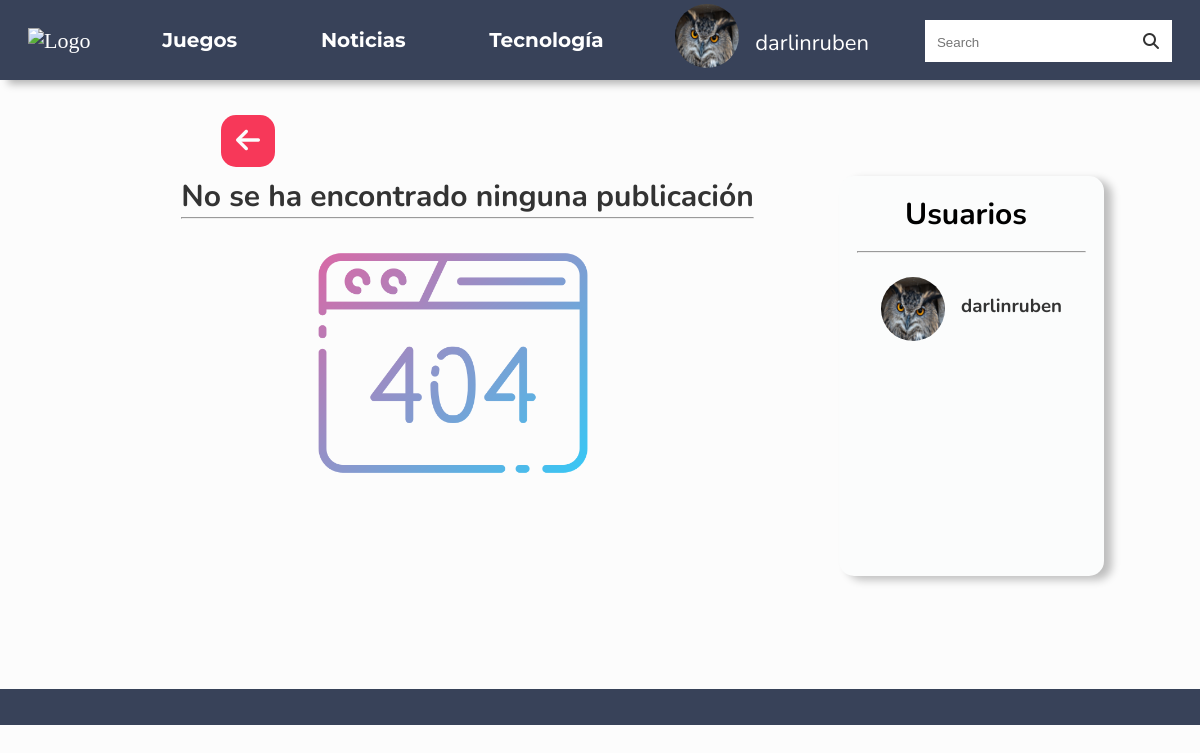
The page /Juegos (signed in) on the database its author committed.
### blog/models.py (models this page shows, shortened)
class profile(models.Model):
    user = models.ForeignKey(
        User, on_delete=models.CASCADE, null=True, blank=True, related_name='perfil')
    image = models.ImageField(default='buo.jpg',)

### blog/views.py (the view)
def Juego(request):
    search = request.GET.get('search')
    if search:
        post = PostBLog.objects.filter(
            Q(title__icontains=search) | Q(descriction__icontains=search)
        ).distinct()
    else:
        post = PostBLog.objects.filter(
            complete=True, tipo='juegos').order_by('-data')
        paginator = Paginator(post, 5)
        page = request.GET.get('page')
        post = paginator.get_page(page)
    return render(request, 'index.html', {'post': post, 'user': profile.objects.all(),
                                          'form': FormComentarios,
                                          'coment': Cometarios.objects.all().order_by('-data')})

### blog/templates/index.html (shortened to what this page needs)
{% load static %}
{% load  humanize %}
<!DOCTYPE html>
<html lang="en">
  <head>
    <link rel="stylesheet" href="{% static 'CSS/index.css' %}">
    <link rel="stylesheet" href="{% static 'CSS/navbar.css' %}" />
  </head>
  <body>
<header>
  <nav>
    <ul class="menu1">
      <li><a href="/" style="
        text-decoration: none; color: #fff; font-size: 22px;
        font-family: "Montserrat", sans-serif;
        "><img src="#" alt="Logo"></a>
      </li>
      <li>
        <a href="Juegos" class="opc1">Juegos</a>
      </li>
      <li>
        <a href="Noticias" class="opc1">Noticias</a>
      </li>
      <li>
        <a href="Tegnologia" class="opc1">Tecnología</a>
      </li>
      <div style="display: flex" class="buscar">
        {% if request.user.is_authenticated %}
        <div class="User">
          {% for k in user %}
          {% if request.user == k.user %}
            <a href="{% url 'Editar_perfil' k.id %}" title="Cambiar Imagen">
            <img src="{{k.image.url}}" alt="User" id="imagen_perfil">
            <p>{{k.user}}</p>
            </a>
          {% endif %}
          {% endfor %}
        </div>
        {% else %}
        <li style="cursor:pointer ">
          <img src="{% static 'img/user.png' %}" alt="Login" class="login" style="width: 3rem; position: relative; bottom: 0.8rem; border-radius: 100%;" title="Iniciar sección" >
        </li>
        {% endif %}
        <li>
          <form action="" method="get">
            <input type="search" placeholder="Search" name="search"  value="{{request.GET.search}}"/>
            <button type="submit">
              <i class="fa-solid fa-magnifying-glass"></i>
            </button>
          </form>
        </li>
      </div>
    </ul>
  </nav>
  </header>
    <main class="container">
      <section>
        {% if post %}
          {% for i in post %}
          <div class="Blogpost">
            {% for j in user %}
              {% if i.user == j.user %}
                <div class="perfil" style="display:flex ;">
                  <img src="{{j.image.url}}" alt="">
                  <div class="datos">
                    <h1>{{ j.user }}</h1>
                    <p>{{ i.tipo }}</p>
                    <p>{{ i.data |naturaltime }}</p>
                  </div>
                </div>
              {% endif %}
            {% endfor %}
            <h3>{{ i.title }}</h3>
            <hr>
              {% if i.descriction|length > 150 %}
                <p class="vista1">{{ i.descriction | truncatechars:150 }}
                  <a href="#" style="color:#f73859;" class="ver_mas">Ver Mas</a>
                </p>
                <p class="vista_compl" style="display: none;">{{i.descriction}}<a href="#" style="color:#f73859;" class="ver_menos">Ocultar texto</a></p>
              {% else %}
              <p class="vista2">{{ i.descriction}}</p>
              {% endif %}
              {% if i.img %}
                <img src="{{ i.img.url }}" alt="imagen" class="imagen" />
              {% else %}
                <img src="#" alt="" style="display:none" />
              {% endif %}
              <div class="Comentairos active" id="{{i.id}}">
                {% for comments in coment %}
                  {% if i  == comments.post%}
                  <div class="comment">
                    {%for use in user %}
                    {%if comments.author == use.user %}
                      <div class="user_comment">
                        <img src ="{{use.image.url}}" alt="imagen de perfil"  title="imagen de perfil" />
                        <div>
                          <p>{{ use.user }}</p>
                          <p>{{comments.data |naturaltime}}</p>
                          {% if request.user == comments.author %}
                          <li style="display:flex;">
                            <a href="{% url 'EliminarComentarios' comments.id %}">Eliminar</a>
                            <a href="#">editar</a>
                          </li>
                          {% endif %}
                        </div>
                      </div>
                    <hr/>
                    {%endif%}
                   {%endfor%}
                    <div class="text_comment">
                        <p>{{comments.comentario}}
                    </div>
                  </div>
                {%else%}
                  <p style=' font-size: 15px;
                  font-family: "Montserrat", sans-serif;'>
                    Esta publicasión no tiene Comentarios
                  </p>
                  {% endif %}
                {% empty%}
                  <p style=' font-size: 15px;
                  font-family: "Montserrat", sans-serif;'>
                    Esta publicasión no tiene Comentarios
                  </p>
                {% endfor %}
              </div>
              <form action="{% url 'Comentarios' i.id   %}" method="post"  class="btn_comentarios">
                {% csrf_token %}
                <div style="padding: 5px;"  onclick="VerComentarios({{i.id}})">
                  <img src="{% static 'img/blog.png' %}"  style="cursor: pointer;" alt="Ver Comentarios" title="Ver Comentarios" >
                </div>
                {{form.comentario}}
                <button type="submit"><img src="{% static 'img/enviar-mensaje.png' %}" alt="" title="Comentar"></button>
              </form>
            </div>
          {% endfor %}
        {% else %}
        <div class="error">
          <div>
            <a href="/" title="Volve Al menu Principal"><img src="{% static 'img/atras.png' %}" alt="atras"></a>
          </div>
          <h1>No se ha encontrado ninguna publicación</h1>
          <hr>
          <img src="{% static 'img/error-404.png' %}" alt="error 404" class="img_errror">
        </div>
        {% endif %}
      </section>
      <section>
        <div class="perfiles">
          <h2>Usuarios</h2>
          <hr>
          {% for i in user %}
          <div>
            <a href=" {% url 'Perfil' i.user.username %}">
            <img src="{{i.image.url}}" alt="Imagen de perfil" title="imagen de perfil">
            <h3>{{i.user}}</h3>
            </a>
        </div>
          {% endfor %}
        </div>
      </section>
    </main>
    <footer>
      <nav>
      </nav>
    </footer>
  </body>
</html>

### blog/static/CSS/index.css (style rules this page uses)
.container { display: flex; margin: 1rem; padding: 5rem; }
.container > section:nth-child(1) { margin: auto; display: block; margin-top: 3rem; }
footer > nav { background-color: #384259; padding: 18px; position: relative; bottom: 0px; }
.container > section:nth-child(2) { display: block; margin-top: 5rem; padding: 18px; height: 25rem; background-color: #fbfcfc; box-shadow: 8px 4px 8px rgba(0, 0, 0, 0.247); border-radius: 15px; overflow: auto; }
.perfiles h2 { font-family: "Nunito", sans-serif; margin-left: 3rem; font-size: 30px; margin-bottom: 1rem; }
.perfiles > div a { text-decoration: none; cursor: pointer; display: flex; margin: 1rem; margin-bottom: 2rem; padding: 8px; }
.perfiles > div img { width: 4rem; height: 4rem; border: none; border-radius: 100%; }
.perfiles > div h3 { font-family: "Nunito", sans-serif; margin-left: 1rem; position: relative; top: 1rem; color: #333; }
.error { position: relative; bottom: 4rem; padding: 18px; }
.error > div { margin: 1rem; padding: 8px; }
.error > div:nth-child(1) a { border-radius: 15px; color: #333; font-family: "Nunito", sans-serif; text-decoration: none; padding: 15px; margin: 1rem; background-color: #f73859; }
.error > div:nth-child(1) a img { position: relative; top: 0.4rem; }
.error > .img_errror { width: 18rem; position: relative; left: 8rem; }
.error h1 { color: #333; font-family: "Nunito", sans-serif; font-size: 30px; }

### blog/static/CSS/navbar.css (style rules this page uses)
* { padding: 0px; margin: 0px; box-sizing: border-box; }
body { background-color: rgb(252, 252, 252); }
header > nav { z-index: 5; position: fixed; top: 0px; width: 100%; background-color: #384259; height: 5rem; box-shadow: 8px 4px 8px rgba(0, 0, 0, 0.288); }
header, nav > .menu1 { justify-content: space-between; display: flex; list-style: none; }
header nav > .menu1 li { margin: 1rem; padding: 12px; }
header nav > .menu1 .opc1 { font-weight: 700; font-family: "Montserrat", sans-serif; text-decoration: none; color: #fff; font-size: 20px; padding: 12px; border-radius: 5%; }
header nav > .menu1 form { position: relative; bottom: 0.5rem; background-color: #fff; }
header nav > .menu1 form button { cursor: pointer; border: none; background: none; }
header nav > .menu1 form i { color: #333; padding: 13px; font-size: 1rem; }
header nav > .menu1 form input { padding: 12px; border: none; outline: none; }
.User { margin: 1rem; padding: 12px; }
.User > a { font-family: "Nunito", sans-serif; text-decoration: none; display: flex; }
.User > a img { cursor: pointer; width: 4rem; border: none; border-radius: 100%; height: 4rem; position: relative; bottom: 1.5rem; }
.User > a p { font-size: 22px; color: #fff; margin-left: 1rem; }

### rows shown on the page
profile: image (picture), user "darlinruben"
